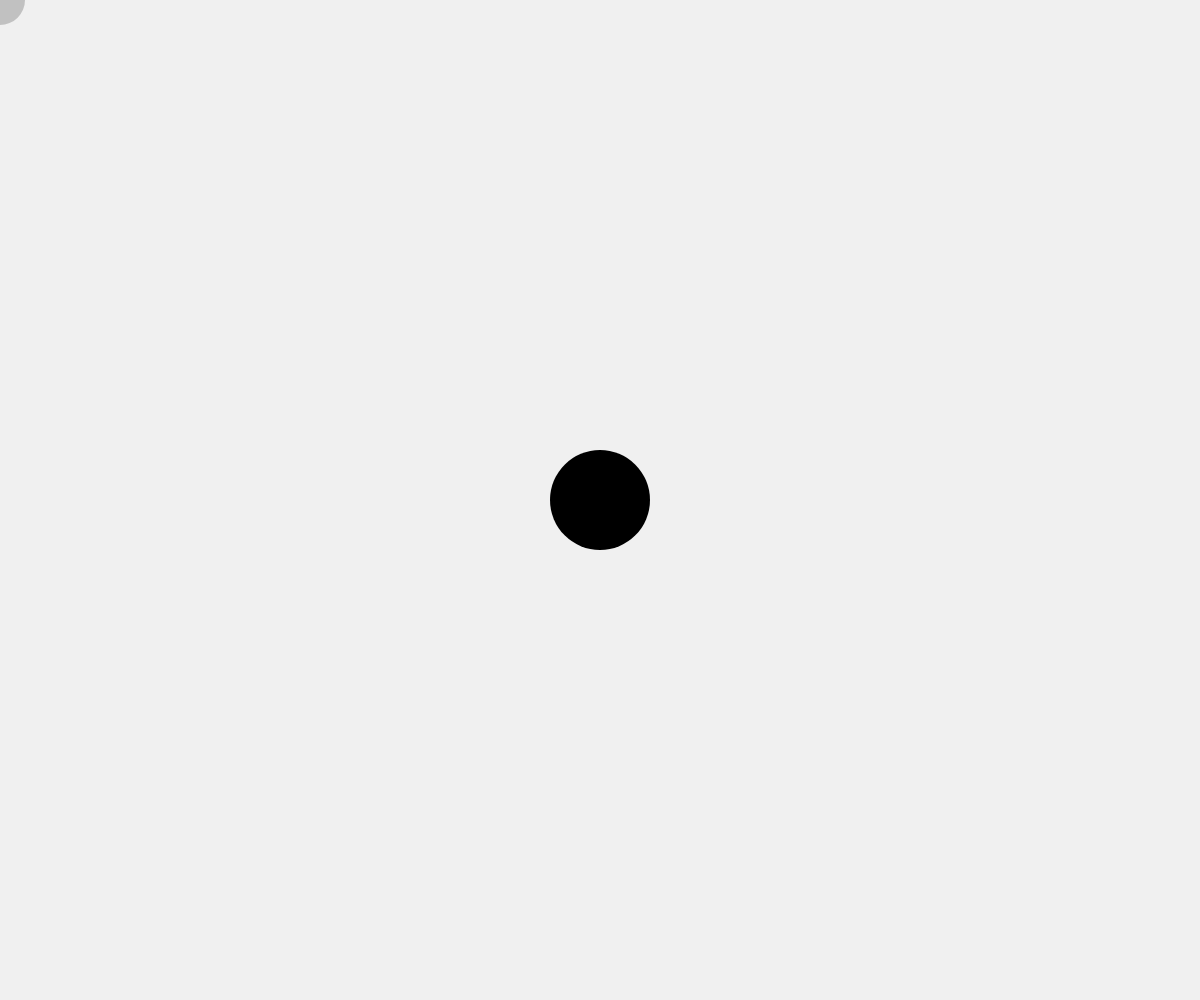
Frame 1 (no input)
Frame 60 (no input): identical to frame 1, image omitted
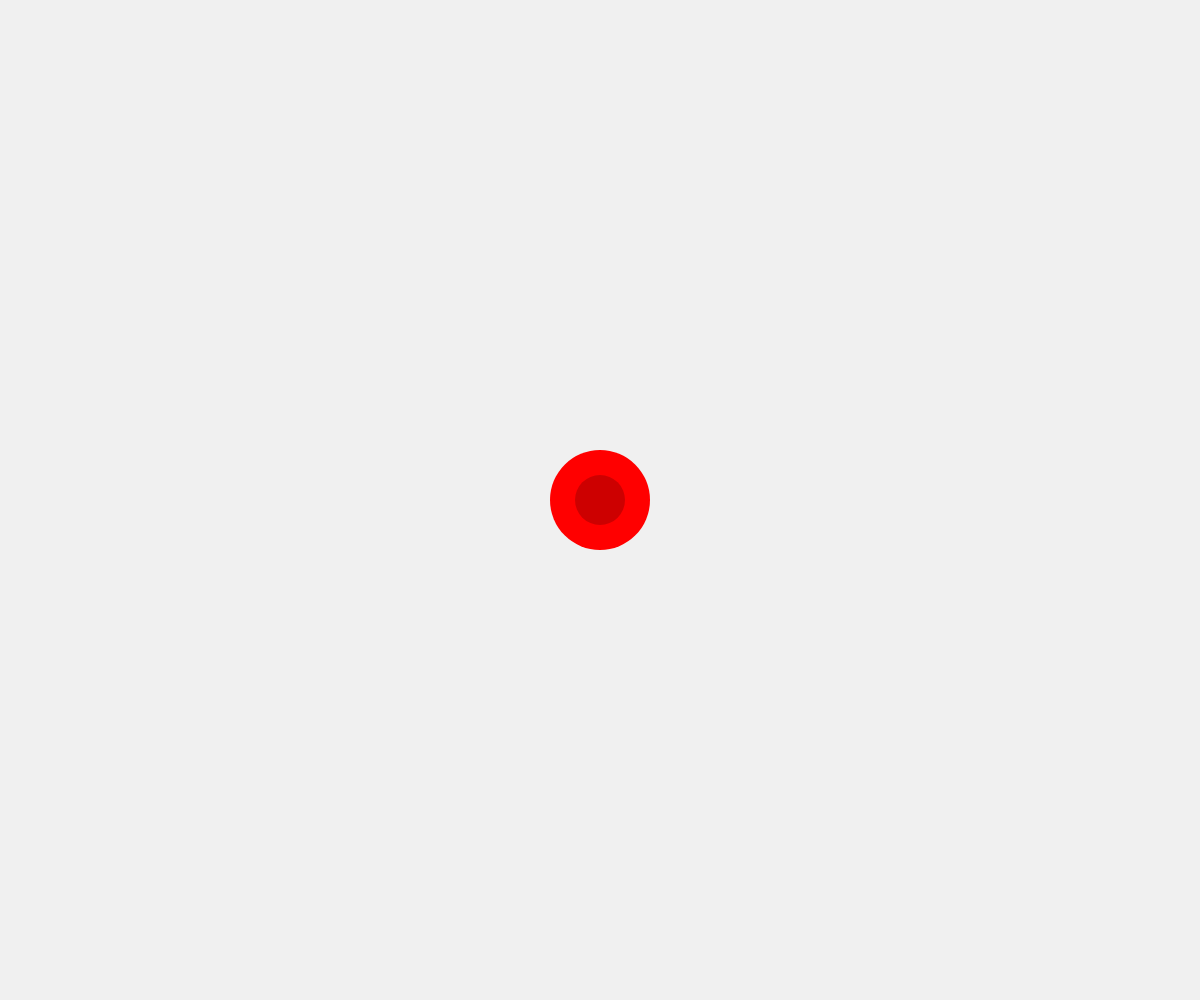
Frame 120 (the mouse pressed at the canvas centre since frame 60)

The p5.js sketch that drew these frames (run headless with seeded random() and noise() and a simulated clock; from frame 60 on, the mouse is pressed at the canvas centre):

// p5.js sketch
// ── sketch.js
// 円と円の衝突判定
// reference: http://jeffreythompson.org/collision-detection/circle-circle.php

// 円と円の衝突判定は点と円の衝突判定を応用した感じになる
// 円の中心点の距離がそれぞれの円の半径を合計した値よりも短い場合、衝突したことになる

let ellipse1Size = 100;
let ellipse2Size = 50;
let targetColor;
let bgColor = 240;

const circleCircleIsCollision = (x, y, x2, y2, ellipse1Size, ellipse2Size) => {
	let distX = x - x2;
	let distY = y - y2;
	let dist = sqrt(pow(distX, 2) + pow(distY, 2));
	let ellipse1SizeRadius = ellipse1Size / 2;
	let ellipse2SizeRadius = ellipse2Size / 2;
	if (dist <= ellipse1SizeRadius + ellipse2SizeRadius) {
		return true;
	}
	return false;
}

function setup() {
	createCanvas(windowWidth, windowHeight);
	noStroke();
}

function draw() {
	let mouse = createVector(mouseX, mouseY);
	let target = createVector(width / 2, height / 2);

	let detect = circleCircleIsCollision(mouse.x, mouse.y, int(target.x), int(target.y), ellipse1Size, ellipse2Size);

	if (detect) {
		targetColor = color(255, 0, 0);
	} else {
		targetColor = 0;
	}

	background(bgColor);
	fill(targetColor);
	ellipse(target.x, target.y, ellipse1Size);
	fill(0, 50);
	ellipse(mouse.x, mouse.y, ellipse2Size);
}
